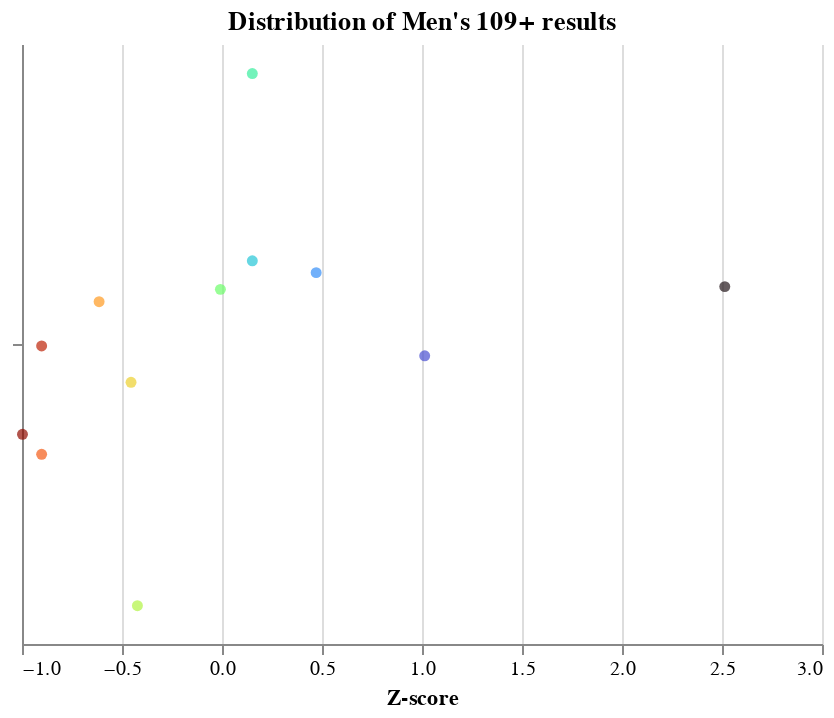

The notebook cell this image was saved under:
### Code cell
# Plot z-scores for 109+ class

alt.Chart(df, title="Distribution of Men's 109+ results",).mark_circle().encode(
    y=alt.Y(
        'jitter:Q',
        title=None,
        axis=alt.Axis(values=[0], ticks=True, grid=False, labels=False),
        scale=alt.Scale(),
        ),
    x=alt.X('Normalised:Q', title='Z-score'),
    color=alt.Color('Rank:Q', legend=None, scale=alt.Scale(scheme='turbo')),
    tooltip=['Name:N', 'Rank:Q', 'Category:N', 'Final Total:Q'],
    ).transform_calculate(
        jitter='sqrt(-2*log(random()))*cos(2*PI*random())'
    ).configure_facet(
        spacing=0
    ).configure_view(
        stroke=None
    )

### Figure 1 — Vega-Lite specification as saved in the notebook (floating-point values rounded to 4 significant figures)
{"config": {"view": {"continuousWidth": 400, "continuousHeight": 300, "stroke": null}, "facet": {"spacing": 0}}, "data": {"name": "data-a7ac63050636952ffd564640f2e2fc62"}, "mark": "circle", "encoding": {"color": {"type": "quantitative", "field": "Rank", "legend": null, "scale": {"scheme": "turbo"}}, "tooltip": [{"type": "nominal", "field": "Name"}, {"type": "quantitative", "field": "Rank"}, {"type": "nominal", "field": "Category"}, {"type": "quantitative", "field": "Final Total"}], "x": {"type": "quantitative", "field": "Normalised", "title": "Z-score"}, "y": {"type": "quantitative", "axis": {"grid": false, "labels": false, "ticks": true, "values": [0]}, "field": "jitter", "scale": {}, "title": null}}, "title": "Distribution of Men's 109+ results", "transform": [{"calculate": "sqrt(-2*log(random()))*cos(2*PI*random())", "as": "jitter"}], "$schema": "https://vega.github.io/schema/vega-lite/v4.8.1.json", "datasets": {"data-a7ac63050636952ffd564640f2e2fc62": [{"Name": "TALAKHADZE Lasha", "Rank": 1.0, "Country": "GEO", "Date of Birth": "2 OCT 1993", "Final Total": 488, "Category": "Men's +109kg", "Normalised": 2.514}, {"Name": "DAVOUDI Ali", "Rank": 2.0, "Country": "IRI", "Date of Birth": "22 MAR 1999", "Final Total": 441, "Category": "Men's +109kg", "Normalised": 1.014}, {"Name": "ASAAD Man", "Rank": 3.0, "Country": "SYR", "Date of Birth": "20 NOV 1993", "Final Total": 424, "Category": "Men's +109kg", "Normalised": 0.4709}, {"Name": "TOYCHYYEV Hojamuhammet", "Rank": 4.0, "Country": "TKM", "Date of Birth": "16 JAN 1992", "Final Total": 414, "Category": "Men's +109kg", "Normalised": 0.1516}, {"Name": "LITI David Andrew", "Rank": 5.0, "Country": "NZL", "Date of Birth": "11 JUL 1996", "Final Total": 414, "Category": "Men's +109kg", "Normalised": 0.1516}, {"Name": "KUWORGE Enzo Kofi", "Rank": 6.0, "Country": "NED", "Date of Birth": "31 AUG 2001", "Final Total": 409, "Category": "Men's +109kg", "Normalised": -0.007981}, {"Name": "NAGY Peter", "Rank": 7.0, "Country": "HUN", "Date of Birth": "16 JAN 1986", "Final Total": 396, "Category": "Men's +109kg", "Normalised": -0.423}, {"Name": "RUIZ I VELASCO Marcos", "Rank": 8.0, "Country": "ESP", "Date of Birth": "13 OCT 1996", "Final Total": 395, "Category": "Men's +109kg", "Normalised": -0.4549}, {"Name": "WILKES Caine Morgan", "Rank": 9.0, "Country": "USA", "Date of Birth": "10 JUL 1987", "Final Total": 390, "Category": "Men's +109kg", "Normalised": -0.6145}, {"Name": "MARTIROSJAN Sargis", "Rank": 10.0, "Country": "AUT", "Date of Birth": "14 SEP 1986", "Final Total": 381, "Category": "Men's +109kg", "Normalised": -0.9018}, {"Name": "LITVINOV David", "Rank": 11.0, "Country": "ISR", "Date of Birth": "23 SEP 1993", "Final Total": 381, "Category": "Men's +109kg", "Normalised": -0.9018}, {"Name": "HSIEH Yun-Ting", "Rank": 12.0, "Country": "TPE", "Date of Birth": "8 AUG 1999", "Final Total": 378, "Category": "Men's +109kg", "Normalised": -0.9976}]}}
